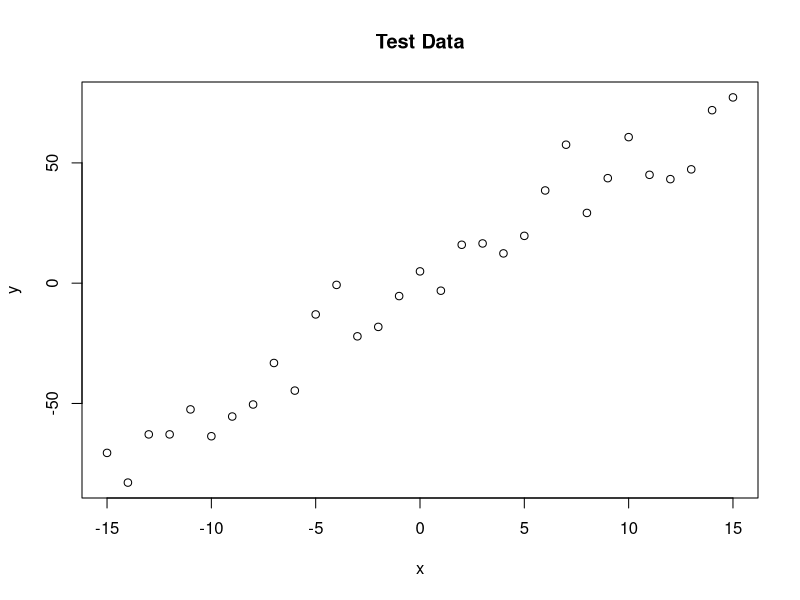
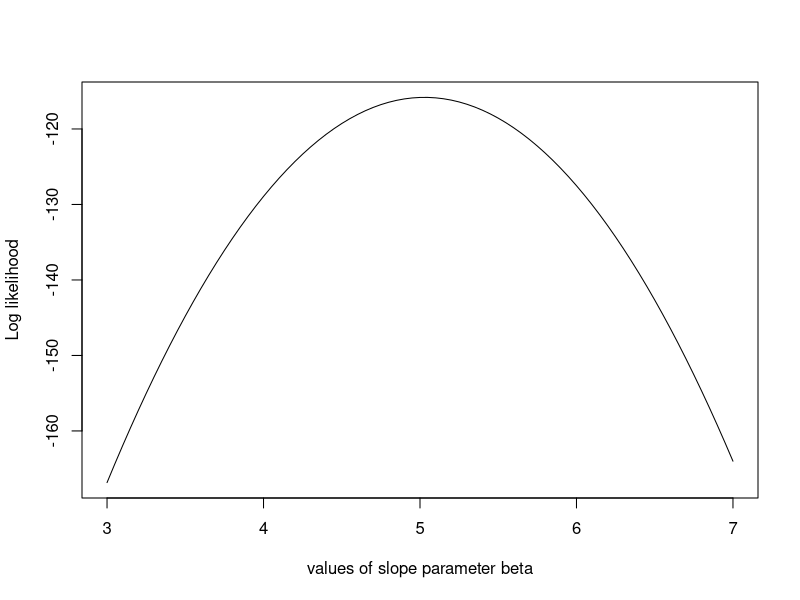
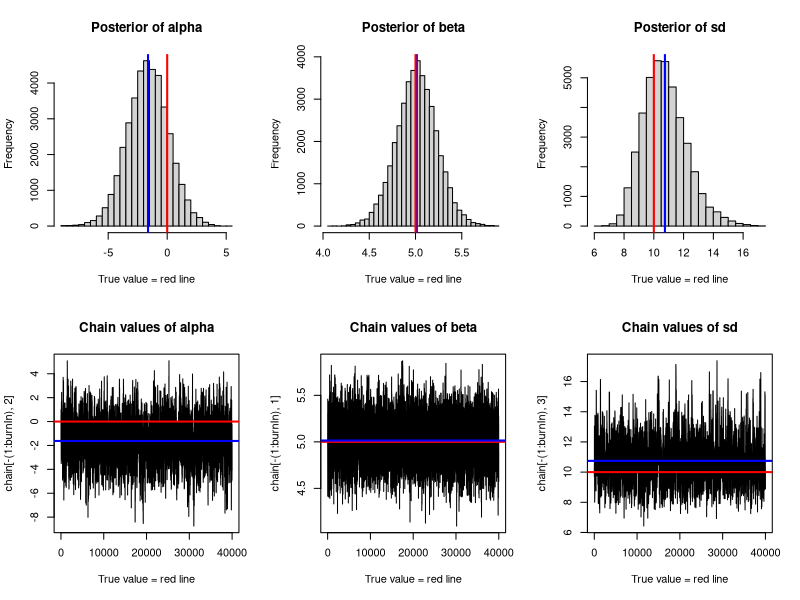

The R source for these figures, in order:
#Program a linear regression using a Bayesian analysis "from scratch" in R

#Simulate the data
# y = alpha + beta * x + eps
alpha <- 0
beta <- 5

sigma <- 10
sampleSize <- 31

# Create a sequence of independent x-values 
x <- (-(sampleSize-1)/2):((sampleSize-1)/2)

# Create dependent values according to the linear predictor
eps = rnorm(n=sampleSize, mean=0, sd=sigma)
y <-  beta * x + alpha + eps

#Take a look at the data
plot(x,y, main="Test Data")

###################################################################################################

# Step 1 : Derive the likelihood function from the model

#For estimating parameters in a Bayesian analysis, we need to derive the likelihood function. 
#The likelihood is the probability (density) with which we would expect the observed data to 
#occur conditional on the parameters of the model. Given that our model
#y = alpha + beta*x + N(0,sigma) takes the parameters (alpha, beta, sigma) as an input, we 
#have to return the probability of obtaining the test data above under this 
#model. To do this, we simply calculate the difference between predictions y = alpha + beta*x 
#and the observed y, and then we have to look up the probability densities (using dnorm) for 
#such deviations to occur.

#Create a the likelihood function
#Note this is the specific likelihood for a linear regression 
#but modifying pred can allow this likelihood to take on a different linear predictor for the deterministic portion
#and modifying the density function (dnorm) can allow for a different distribution for the stochastic portion
likelihood <- function(param){
  m = param[1]
  b = param[2]
  sd = param[3]
  
  pred = m*x + b
  singlelikelihoods = dnorm(y, mean = pred, sd = sd, log = T)
  sumll = sum(singlelikelihoods)
  return(sumll)   
}


############################
#Side note - just for fun and to get an idea of how the likelihood function works
# Example: plot the likelihood profile of the slope beta while holding alpha and sigma fixed at their true values
slopevalues <- function(x){
  return(likelihood(c( x, alpha, sigma)))
}

slopelikelihoods <- lapply(seq(3, 7, by=.05), slopevalues )
plot (seq(3, 7, by=.05), slopelikelihoods , type="l", xlab = "values of slope parameter beta", ylab = "Log likelihood")

#You might have noticed that we return the logarithm of the probabilities in the likelihood function, 
#which is also the reason why we sum the probabilities of all our datapoints (the logarithm of a product 
#equals the sum of the logarithms). 

#Why do we do this? You don't have to, but it's strongly advisable because likelihoods, where a lot of 
#small probabilities are multiplied, can get ridiculously small pretty fast (something like 10 ^ -34). 
#At some stage, computer programs are getting into numerical rounding or underflow problems then. 
#So, bottom-line: when you program something with likelihoods, using logarithms is a safe bet.

###################################################################################################

#Step 2 - Specify priors for all three parameters: alpha, beta, sigma


# Prior distribution
prior <- function(param){
  m = param[1]
  b = param[2]
  sd = param[3]
  mprior = dnorm(m, sd = 5, log = T)
  bprior = dnorm(b, sd = 5, log = T)
  sdprior = dunif(sd, min=0, max=30, log = T)
  return(mprior+bprior+sdprior)
}

###################################################################################################

#Step 3 - Specify how the posterior is calculated

#The product of prior and likelihood is the actual quantity the MCMC will be working on. This function is called
#the posterior (or to be exact, it's called the posterior after it's normalized, which the MCMC will do for us). 
#Again, here we work with the sum because we work with logarithms.

posterior <- function(param){
  return (likelihood(param) + prior(param))
}

###################################################################################################

#Step 4 - Develop the MCMC algorithm

######## Metropolis algorithm ################

#Now, here comes the actual Metropolis-Hastings algorithm. One of the most frequent applications of this algorithm 
#(as in this example) is sampling from the posterior density in Bayesian statistics. In principle, however, the 
#algorithm may be used to sample from any integrable function. The aim of this algorithm is to jump around 
#in parameter space, but in a way that the probability to be at a point is proportional to the function we sample 
#from (this is usually called the target function). In our case this is the posterior defined above.

#This is achieved by:

# 1. Starting at a random parameter value
# 2. Choosing a new parameter value close to the old value based on some probability density that is called the 
     #proposal function
# 3. Jumping to this new point with a probability p(new)/p(old), where p is the target function, and p>1 means 
      #jumping as well

proposalfunction <- function(param){
  return(rnorm(3,mean = param, sd= c(0.2,0.8,0.5)))
}

run_metropolis_MCMC <- function(startvalue, iterations){
  chain = array(dim = c(iterations+1,3))
  chain[1,] = startvalue
  for (i in 1:iterations){
    proposal = proposalfunction(chain[i,])
    
    probab = exp(posterior(proposal) - posterior(chain[i,]))
    #Note:  p1/p2 = exp[ log(p1)-log(p2) ]
    
    if (runif(1) < probab){
      chain[i+1,] = proposal
    }else{
      chain[i+1,] = chain[i,]
    }
  }
  return(chain)
}


#Intitate the chain with random start values
startvalue = c(rnorm(1,0),rnorm(1,5),rnorm(1, 10))

#Set the number of iterations to run
niter = 50000

chain = run_metropolis_MCMC(startvalue, 50000)

#Specify the burin - the number of chains to discard from the beginning
burnIn = 10000
acceptance = 1-mean(duplicated(chain[-(1:burnIn),]))

#Again, working with the logarithms of the posterior might be a bit confusing at first, in particular when you look 
#at the line where the acceptance probability is calculated (probab = exp(posterior(proposal) - posterior(chain[i,]))). 
#To understand why we do this, note that p1/p2 = exp[log(p1)-log(p2)].

#The first steps of the algorithm may be biased by the initial value, and are therefore usually discarded for the 
#further analysis (burn-in time). An interesting output to look at is the acceptance rate: how often was a proposal 
#rejected by the metropolis-hastings acceptance criterion? The acceptance rate can be influenced by the proposal 
#function: generally, the closer the proposals are, the larger the acceptance rate. Very high acceptance rates, 
#however, are usually not beneficial: this means that the algorithms is "staying" at the same point, which results 
#in a suboptimal probing of the parameter space (mixing). It can be shown that acceptance rates between 20% and 30% 
#are optimal for typical applications.


###################################################################################################

#Step 5 - Pull out the results.  Look at summaries of the parameter estimates.  Plot the chains and histrograms
#of the parameter estimates.


#Make some plots to look at convergence and our estimated parameter values
par(mfrow = c(2,3))

hist(chain[-(1:burnIn),2],nclass=30, main="Posterior of alpha", xlab="True value = red line")
abline(v = mean(chain[-(1:burnIn),2]), lwd=2, col="blue")
abline(v = alpha, col="red", lwd=2 )

hist(chain[-(1:burnIn),1],nclass=30, , main="Posterior of beta", xlab="True value = red line" )
abline(v = mean(chain[-(1:burnIn),1]), lwd=2, col="blue")
abline(v = beta, col="red", lwd=2 )

hist(chain[-(1:burnIn),3],nclass=30, main="Posterior of sd", xlab="True value = red line")
abline(v = mean(chain[-(1:burnIn),3]), lwd=2, col="blue")
abline(v = sigma, col="red", lwd=2 )

plot(chain[-(1:burnIn),2], type = "l", xlab="True value = red line" , main = "Chain values of alpha" )
abline(h = alpha, col="red", lwd=2 )
abline(h = mean(chain[-(1:burnIn),2]), col="blue", lwd=2 )

plot(chain[-(1:burnIn),1], type = "l", xlab="True value = red line" , main = "Chain values of beta")
abline(h = beta, col="red", lwd=2 )
abline(h = mean(chain[-(1:burnIn),1]), col="blue", lwd=2 )

plot(chain[-(1:burnIn),3], type = "l", xlab="True value = red line" , main = "Chain values of sd" )
abline(h = sigma, col="red", lwd=2 )
abline(h = mean(chain[-(1:burnIn),3]), col="blue", lwd=2 )

#Pull out the parameter values and look at summary
alpha.est = (chain[-(1:burnIn),2])
beta.est = (chain[-(1:burnIn),1])
sigma.est =(chain[-(1:burnIn),3])

summary(alpha.est)
summary(beta.est)
summary(sigma.est)

#Compare our results to standard MLE estimates
summary(lm(y~x))


